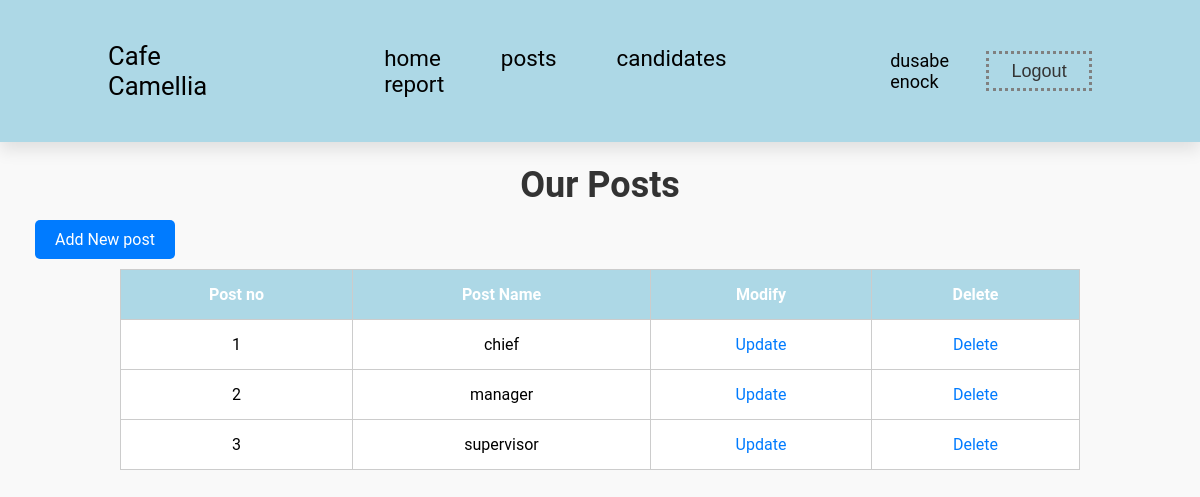
The app's page /Routes/post.php (signed in) with its own data.
### tables this page shows
CREATE TABLE `post` (
  `postid` int(11) NOT NULL,
  `postname` varchar(40) DEFAULT NULL
);

### Routes/post.php (the view, shortened to what this page needs)
<?php
include "./nav.php"
?>
<!DOCTYPE html>
<html lang="en">
<head>
</head>
<br><br><br><br><br><br>
       <center> <h1>Our Posts</h1> </center>
    <div class="candidates">
       <center> <a href="./newpost.php" class="add"> Add New post</a>
        <table class="table">
            <thead>
                <tr>
                    <th>Post no</th>
                    <th>Post Name</th>
                    <th>Modify</th>
                    <th>Delete</th>
                </tr>
            </thead>
            <tbody>
                <?php
                $sql = "SELECT * FROM post";
                $result = mysqli_query($conn,$sql);
                $postno =1;
                if ($result == true) {
                    while ($row = mysqli_fetch_assoc($result)) {
                ?>
                        <tr>
                            <td><?php echo $postno++ ?></td>
                            <td><?php echo $row['postname']; ?></td>
                            <td><a href="updatepost.php?id=<?php echo $row['postid']?> ">Update</a></td>
                            <td><a href="deletepost.php?id=<?php echo $row['postid']?> ">Delete</a></td>
                        </tr>
                <?php }
                }
                ?>
            </tbody>
        </table>
              </center>
    </div>
    </body>
</html>

### Routes/post.php (style rules this page uses)
body { font-family: 'Roboto', sans-serif; background-color: #f9f9f9; margin: 0; padding: 0; }
h1 { text-align: center; margin-top: 50px; color: #333; font-size: 36px; }
.candidates { width: 80%; margin: 0 auto; }
.add { text-align: center; background-color: #007bff; color: #fff; padding: 10px 20px; border-radius: 5px; text-decoration: none; margin-bottom: -90px; margin-left: -990px; }
.table { width: 100%; border-collapse: collapse; margin-top: 20px; }
.table th, .table td { border: 1px solid #ccc; padding: 15px; text-align: center; }
.table th { background-color: lightblue; color: #fff; }
.table td { background-color: #fff; }
.table tr:nth-child(even) { background-color: #f2f2f2; }
.table a { text-decoration: none; color: #007bff; }

### records on screen
post: postname "chief"
post: postname "manager"
post: postname "supervisor"

### other values on screen
$_SESSION['username'] "dusabe enock"
